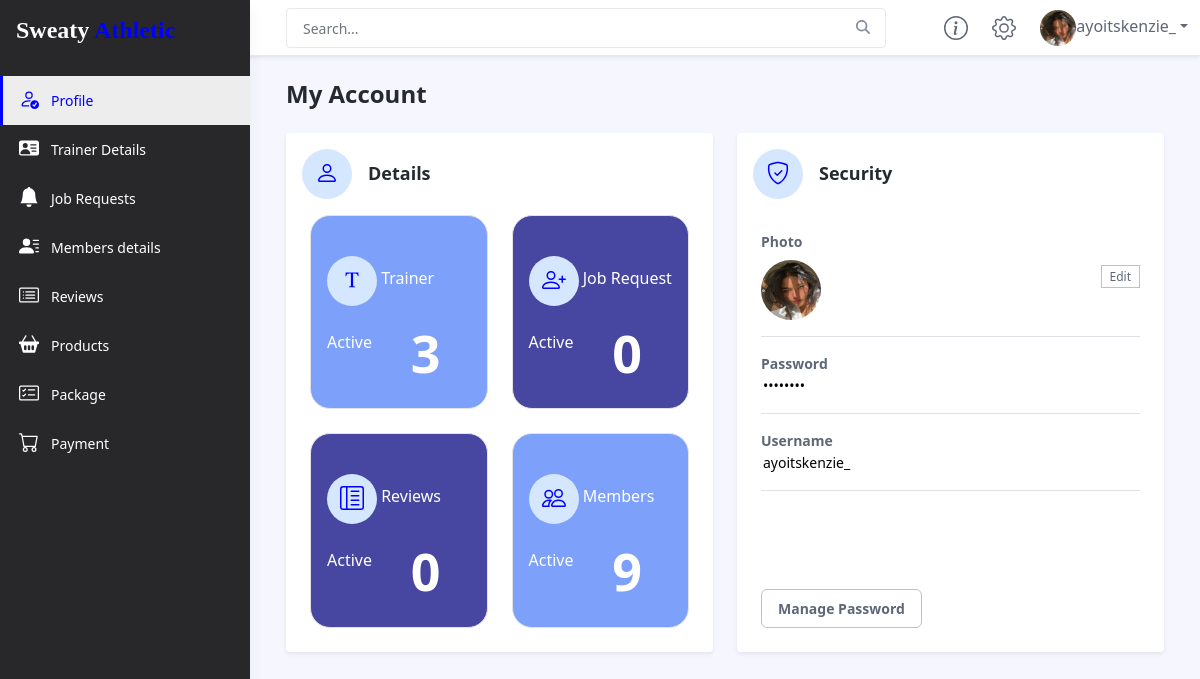
/admin_dashboard/ (signed in), run on the app's committed database.
### accounts/models.py (models this page shows, shortened)
class CustomUser(AbstractBaseUser):
    User_Choices = (
        ("Trainer","Trainer"),
        ("Admin","Admin"),
        ("Customer","Customer")
    )
    id = models.AutoField(primary_key=True,unique=True)
    username = models.CharField(unique=True,max_length=50, verbose_name="Username")
    date_joined = models.DateTimeField(default=datetime.datetime.now)
    user_type = models.CharField(max_length = 20,choices = User_Choices,default = "Customer", verbose_name="User Type")
    is_staff = models.BooleanField(default=False)
    is_active = models.BooleanField(default=True)
    is_superuser = models.BooleanField(default=False)
    profile_image = models.ImageField(upload_to='media/profile_image/',null=True,blank=True,verbose_name='Profile Image')
    USERNAME_FIELD = "username"
    REQUIRED_FIELDS = ['user_type']
    objects = CustomUserManager()
    def __str__(self):
        return self.username

### appadmin/views.py (the view)
# urls.py: path('', views.home_dash),
@login_required(login_url='/login/')
def home_dash(request):
    cu = CustomUser.objects.filter(user_type='Customer')
    cut = CustomUser.objects.filter(user_type='Trainer')
    prize = Customer_Details.objects.all().order_by('-id')[:4]
    member = len(cu)
    trainer = len(cut)
    return render(request,'admin_dashboard/account.html',{'act':'active','member':member,'trainer':trainer,'prize':prize})

### templates/admin_dashboard/account.html (shortened to what this page needs)
{% load static %}
{% include 'admin_dashboard/upper.html' %}
    <div class="app-wrapper">
	    <div class="app-content pt-3 p-md-3 p-lg-4">
		    <div class="container-xl">
			    <h1 class="app-page-title">My Account</h1>
                <div class="row gy-4">
	                <div class="col-12 col-lg-6">
		                <div class="app-card app-card-account shadow-sm d-flex flex-column align-items-start">
						    <div class="app-card-header p-3 border-bottom-0">
						        <div class="row align-items-center gx-3">
							        <div class="col-auto">
								        <div class="app-icon-holder">
									    </div>
							        </div>
							        <div class="col-auto">
								        <h4 class="app-card-title">Details</h4>
							        </div>
						        </div>
						    </div>
						    <div class="app-card-body px-4 w-100">
								<div class='row'>
									<div class="col-md-6 mb-4 stretch-card transparent">
										<a href="/admin_dashboard/trainer_details/">
											<div class="card card-tale">
												<div class="card-body">
													<p class="mb-4">
														<div class="app-icon-holder">
														</div>  Trainer</p>
														<div class='row'>
															<div class='col-6'>
																<p class='mt-2'>Active</p>
															</div>
															<div class='col-6'>
																<h1>{{trainer}}</h2>
															</div>
														</div>
												</div>
											</div>
										</a>
									  </div>
									  <div class="col-md-6 mb-4 stretch-card transparent">
										<a href="/admin_dashboard/job_request/">
											<div class="card card-dark-blue">
												<div class="card-body">
													<p class="mb-4">
														<div class="app-icon-holder">
														</div>  Job Request</p>
														<div class='row'>
															<div class='col-6'>
																<p class='mt-2'>Active</p>
															</div>
															<div class='col-6'>
																<h1>0</h2>
															</div>
														</div>
												</div>
											</div>
										</a>
									  </div>
								</div>
								<div class='row'>
									<div class="col-md-6 mb-4 stretch-card transparent">
										<a href="/admin_dashboard/Reviews/">
											<div class="card card-dark-blue">
											<div class="card-body">
												<p class="mb-4">
													<div class="app-icon-holder">
													</div>  Reviews</p>
													<div class='row'>
														<div class='col-6'>
															<p class='mt-2'>Active</p>
														</div>
														<div class='col-6'>
															<h1>0</h2>
														</div>
													</div>
											</div>
											</div>
										</a>
									  </div>
									  <div class="col-md-6 mb-4 stretch-card transparent">
										<a href='/admin_dashboard/Members_details/'>
											<div class="card card-tale">
												<div class="card-body">
													<p class="mb-4">
														<div class="app-icon-holder">
														</div>  Members</p>
														<div class='row'>
															<div class='col-6'>
																<p class='mt-2'>Active</p>
															</div>
															<div class='col-6'>
																<h1>{{member}}</h2>
															</div>
														</div>
												</div>
											</div>
										</a>
									  </div>
								</div>
						    </div>
						</div>
	                </div>
	                <div class="col-12 col-lg-6">
		                <div class="app-card app-card-account shadow-sm d-flex flex-column align-items-start">
						    <div class="app-card-header p-3 border-bottom-0">
						        <div class="row align-items-center gx-3">
							        <div class="col-auto">
								        <div class="app-icon-holder">
									    </div>
							        </div>
							        <div class="col-auto">
								        <h4 class="app-card-title">Security</h4>
							        </div>
						        </div>
						    </div>
							<div class="app-card-body px-4 w-100">
							    <div class="item border-bottom py-3">
								    <div class="row justify-content-between align-items-center">
									    <div class="col-auto">
										    <div class="item-label mb-2"><strong>Photo</strong>
											</div>
										    <div class="item-data">
												{%if request.user.profile_image  %}
													<img class="profile-image" src="{{request.user.profile_image.url}}" alt="">
												{% endif %}
											</div>
									    </div>
									    <div class="col text-end">
										    <a class="btn-sm app-btn-secondary" href="/admin_dashboard/edit_image/">Edit</a>
									    </div>
								    </div>
							    </div>
						    </div>
						    <div class="app-card-body px-4 w-100">
							    <div class="item border-bottom py-3">
								    <div class="row justify-content-between align-items-center">
									    <div class="col-auto">
										    <div class="item-label"><strong>Password</strong></div>
									        <div class="item-data"><input type="password" name="password" value="........" readonly></div>
									    </div>
								    </div>
							    </div>
							    <div class="item border-bottom py-3">
								    <div class="row justify-content-between align-items-center">
									    <div class="col-auto">
										    <div class="item-label"><strong>Username</strong></div>
									        <div class="item-data"><input type="text" name="user" value="{{request.user}}" readonly> </div>
									    </div>
								    </div>
							    </div>
						    </div>
						    <div class="app-card-footer p-4 mt-auto">
							   <a class="btn app-btn-secondary" href="/admin_dashboard/edit_password/">Manage Password</a>
						    </div>
						</div>
	                </div>
                </div>
		    </div>
	    </div>
    </div>
</body>
</html>

### templates/admin_dashboard/upper.html (shortened to what this page needs)
{% load static %}
<!DOCTYPE html>
<html lang="en">
<head>
    <link id="theme-style" rel="stylesheet" href="{% static 'customer_dashboard/css/portal.css' %}">
</head>
<body class="app">
    <header class="app-header fixed-top">
        <div class="app-header-inner">
	        <div class="container-fluid py-2">
		        <div class="app-header-content">
		            <div class="row justify-content-between align-items-center">
		            <div class="app-search-box col">
		                <form class="app-search-form">
							<input type="text" placeholder="Search..." name="search" class="form-control search-input">
							<button type="submit" class="btn search-btn btn-primary" value="Search"><i class="fas fa-search"></i></button>
				        </form>
		            </div>
		            <div class="app-utilities col-auto">
						<div class="app-utility-item">
				            <a href="#" title="Help">
					        </a>
					    </div>
			            <div class="app-utility-item">
				            <a href="#" title="Settings">
					        </a>
					    </div>
			            <div class="app-utility-item app-user-dropdown dropdown">
							{%if request.user.profile_image  %}
				            	<a class="dropdown-toggle" id="user-dropdown-toggle" data-bs-toggle="dropdown" href="#" role="button" aria-expanded="false"><img class="profile-image" src="{{request.user.profile_image.url}}" alt="user profile">{{request.user}}</a>
							{% endif %}
			            </div>
		            </div>
		        </div>
	            </div>
	        </div>
        </div>
        <div id="app-sidepanel" class="app-sidepanel">
	        <div class="sidepanel-inner d-flex flex-column">
		        <div class="app-branding">
		            <a class="app-logo"><a class="navbar-brand"><h2 style="font-size: 1.5rem;font-family: 'Dancing Script', cursive;color: white;">Sweaty <span style="color:blue">Athletic</span></h2></a></a>
		        </div>
			    <nav id="app-nav-main" class="app-nav app-nav-main flex-grow-1">
				    <ul class="app-menu list-unstyled accordion" id="menu-accordion">
						<li class="nav-item">
					        <a class="nav-link {{act}}" href="/admin_dashboard/">
						        <span class="nav-icon">
						         </span>
		                         <span class="nav-link-text">Profile</span>
					        </a>
					    </li>
					    <li class="nav-item">
					        <a class="nav-link {{act1}}" href="/admin_dashboard/trainer_details/">
						        <span class="nav-icon">
						         </span>
		                         <span class="nav-link-text">Trainer Details</span>
					        </a>
					    </li>
						<li class="nav-item">
					        <a class="nav-link {{act6}}" href="/admin_dashboard/job_request/">
						        <span class="nav-icon">
									<svg xmlns="http://www.w3.org/2000/svg" width="16" height="16" fill="currentColor" class="bi bi-bell-fill" viewBox="0 0 16 16">
										<path d="M8 16a2 2 0 0 0 2-2H6a2 2 0 0 0 2 2zm.995-14.901a1 1 0 1 0-1.99 0A5.002 5.002 0 0 0 3 6c0 1.098-.5 6-2 7h14c-1.5-1-2-5.902-2-7 0-2.42-1.72-4.44-4.005-4.901z"/>
									  </svg>
						         </span>
		                         <span class="nav-link-text">Job Requests</span>
					        </a>
					    </li>
					    <li class="nav-item">
					        <a class="nav-link {{act2}}" href="/admin_dashboard/Members_details/">
						        <span class="nav-icon">
						         </span>
		                         <span class="nav-link-text">Members details</span>
					        </a>
					    </li>
					    <li class="nav-item">
					        <a class="nav-link {{act3}}" href="/admin_dashboard/Reviews">
						        <span class="nav-icon">
						         </span>
		                         <span class="nav-link-text">Reviews</span>
					        </a>
					    </li>
					    <li class="nav-item">
					        <a class="nav-link {{act4}}" href="/admin_dashboard/Products/">
						        <span class="nav-icon">
						         </span>
		                         <span class="nav-link-text">Products</span>
					        </a>
					    </li>
						<li class="nav-item">
					        <a class="nav-link {{act7}}" href="/admin_dashboard/package/">
						        <span class="nav-icon">
						         </span>
		                         <span class="nav-link-text">Package</span>
					        </a>
					    </li>
					    <li class="nav-item">
					        <a class="nav-link {{act5}}" href="/admin_dashboard/payment/">
						        <span class="nav-icon">
						         </span>
		                         <span class="nav-link-text">Payment</span>
					        </a>
					    </li>
				    </ul>
			    </nav>
	        </div>
	    </div>
    </header>

### templates/admin_dashboard/upper.html (style rules this page uses)
.navbar-brand { color: white; font-family: 'Dancing Script', cursive; font-size: 1rem; }

### templates/admin_dashboard/account.html (style rules this page uses)
input { border: 0px; }
.row .row h1 { color: #ffffff; font-size : 52px; }
.card { position: relative; display: flex; flex-direction: column; min-width: 0; word-wrap: break-word; background-color: #fff; background-clip: border-box; border: 1px solid #e3e3e3; border-radius: 20px; }
.card.card-dark-blue { background: #4747A1; color: #ffffff; }
.card.card-tale { background: #7DA0FA; color: #ffffff; }

### data on the page
CustomUser: user.profile_image (picture), user "ayoitskenzie_"

### other printed values
{{ trainer }} "3"
{{ member }} "9"
